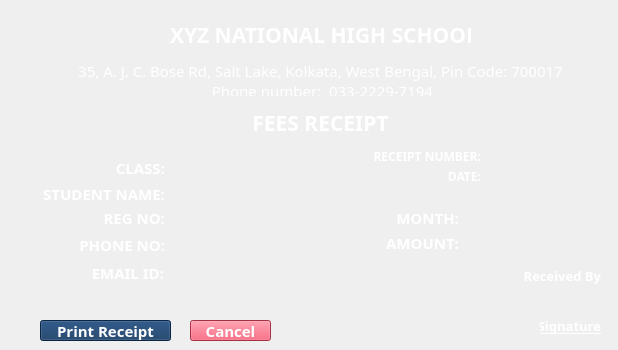
    <widget class="QWidget" name="tab_9">
     <attribute name="title">
      <string>Print Receipt</string>
     </attribute>
     <widget class="QLabel" name="label_83">
      <property name="geometry">
       <rect>
        <x>60</x>
        <y>60</y>
        <width>521</width>
        <height>22</height>
       </rect>
      </property>
      <property name="font">
       <font>
        <family>Poppins</family>
        <pointsize>11</pointsize>
        <weight>50</weight>
        <italic>false</italic>
        <bold>false</bold>
        <kerning>true</kerning>
       </font>
      </property>
      <property name="layoutDirection">
       <enum>Qt::LeftToRight</enum>
      </property>
      <property name="styleSheet">
       <string notr="true">color: rgb(255, 255, 255);</string>
      </property>
      <property name="text">
       <string>35, A. J. C. Bose Rd, Salt Lake, Kolkata, West Bengal, Pin Code: 700017</string>
      </property>
      <property name="scaledContents">
       <bool>true</bool>
      </property>
      <property name="alignment">
       <set>Qt::AlignCenter</set>
      </property>
      <property name="wordWrap">
       <bool>true</bool>
      </property>
     </widget>
     <widget class="QLabel" name="label_84">
      <property name="geometry">
       <rect>
        <x>170</x>
        <y>20</y>
        <width>301</width>
        <height>29</height>
       </rect>
      </property>
      <property name="font">
       <font>
        <family>Poppins</family>
        <pointsize>16</pointsize>
        <weight>75</weight>
        <bold>true</bold>
        <kerning>true</kerning>
       </font>
      </property>
      <property name="layoutDirection">
       <enum>Qt::LeftToRight</enum>
      </property>
      <property name="styleSheet">
       <string notr="true">color: rgb(255, 255, 255);</string>
      </property>
      <property name="text">
       <string>XYZ NATIONAL HIGH SCHOOL</string>
      </property>
      <property name="scaledContents">
       <bool>true</bool>
      </property>
      <property name="alignment">
       <set>Qt::AlignLeading|Qt::AlignLeft|Qt::AlignVCenter</set>
      </property>
     </widget>
     <widget class="QLabel" name="label_85">
      <property name="geometry">
       <rect>
        <x>170</x>
        <y>115</y>
        <width>301</width>
        <height>16</height>
       </rect>
      </property>
      <property name="font">
       <font>
        <family>Poppins</family>
        <pointsize>16</pointsize>
        <weight>75</weight>
        <bold>true</bold>
        <kerning>true</kerning>
       </font>
      </property>
      <property name="layoutDirection">
       <enum>Qt::LeftToRight</enum>
      </property>
      <property name="styleSheet">
       <string notr="true">color: rgb(255, 255, 255);</string>
      </property>
      <property name="text">
       <string>FEES RECEIPT</string>
      </property>
      <property name="scaledContents">
       <bool>true</bool>
      </property>
      <property name="alignment">
       <set>Qt::AlignCenter</set>
      </property>
     </widget>
     <widget class="QLabel" name="label_86">
      <property name="geometry">
       <rect>
        <x>360</x>
        <y>148</y>
        <width>121</width>
        <height>17</height>
       </rect>
      </property>
      <property name="font">
       <font>
        <family>Poppins</family>
        <pointsize>9</pointsize>
        <weight>75</weight>
        <italic>false</italic>
        <bold>true</bold>
        <kerning>true</kerning>
       </font>
      </property>
      <property name="layoutDirection">
       <enum>Qt::LeftToRight</enum>
      </property>
      <property name="styleSheet">
       <string notr="true">color: rgb(255, 255, 255);</string>
      </property>
      <property name="text">
       <string>RECEIPT NUMBER:</string>
      </property>
      <property name="scaledContents">
       <bool>true</bool>
      </property>
      <property name="alignment">
       <set>Qt::AlignRight|Qt::AlignTrailing|Qt::AlignVCenter</set>
      </property>
     </widget>
     <widget class="QLabel" name="label_87">
      <property name="geometry">
       <rect>
        <x>370</x>
        <y>168</y>
        <width>111</width>
        <height>17</height>
       </rect>
      </property>
      <property name="font">
       <font>
        <family>Poppins</family>
        <pointsize>9</pointsize>
        <weight>75</weight>
        <italic>false</italic>
        <bold>true</bold>
        <kerning>true</kerning>
       </font>
      </property>
      <property name="layoutDirection">
       <enum>Qt::LeftToRight</enum>
      </property>
      <property name="styleSheet">
       <string notr="true">color: rgb(255, 255, 255);</string>
      </property>
      <property name="text">
       <string>DATE:</string>
      </property>
      <property name="scaledContents">
       <bool>true</bool>
      </property>
      <property name="alignment">
       <set>Qt::AlignRight|Qt::AlignTrailing|Qt::AlignVCenter</set>
      </property>
     </widget>
     <widget class="QLabel" name="l81">
      <property name="geometry">
       <rect>
        <x>490</x>
        <y>148</y>
        <width>111</width>
        <height>17</height>
       </rect>
      </property>
      <property name="font">
       <font>
        <family>Poppins</family>
        <pointsize>9</pointsize>
        <weight>50</weight>
        <italic>false</italic>
        <bold>false</bold>
        <kerning>true</kerning>
       </font>
      </property>
      <property name="layoutDirection">
       <enum>Qt::LeftToRight</enum>
      </property>
      <property name="styleSheet">
       <string notr="true">color: rgb(255, 255, 255);</string>
      </property>
      <property name="text">
       <string>&lt;RECEIPT NUMBER&gt;</string>
      </property>
      <property name="scaledContents">
       <bool>true</bool>
      </property>
      <property name="alignment">
       <set>Qt::AlignLeading|Qt::AlignLeft|Qt::AlignVCenter</set>
      </property>
     </widget>
     <widget class="QLabel" name="l82">
      <property name="geometry">
       <rect>
        <x>490</x>
        <y>168</y>
        <width>111</width>
        <height>17</height>
       </rect>
      </property>
      <property name="font">
       <font>
        <family>Poppins</family>
        <pointsize>9</pointsize>
        <weight>50</weight>
        <italic>false</italic>
        <bold>false</bold>
        <kerning>true</kerning>
       </font>
      </property>
      <property name="layoutDirection">
       <enum>Qt::LeftToRight</enum>
      </property>
      <property name="styleSheet">
       <string notr="true">color: rgb(255, 255, 255);</string>
      </property>
      <property name="text">
       <string>&lt;DATE&gt;</string>
      </property>
      <property name="scaledContents">
       <bool>true</bool>
      </property>
      <property name="alignment">
       <set>Qt::AlignLeading|Qt::AlignLeft|Qt::AlignVCenter</set>
      </property>
     </widget>
     <widget class="QLabel" name="l83">
      <property name="geometry">
       <rect>
        <x>178</x>
        <y>186</y>
        <width>170</width>
        <height>15</height>
       </rect>
      </property>
      <property name="font">
       <font>
        <family>Poppins</family>
        <pointsize>11</pointsize>
        <weight>50</weight>
        <italic>false</italic>
        <bold>false</bold>
        <kerning>true</kerning>
       </font>
      </property>
      <property name="layoutDirection">
       <enum>Qt::LeftToRight</enum>
      </property>
      <property name="styleSheet">
       <string notr="true">color: rgb(255, 255, 255);</string>
      </property>
      <property name="text">
       <string>&lt;STUDENT NAME&gt;</string>
      </property>
      <property name="scaledContents">
       <bool>true</bool>
      </property>
      <property name="alignment">
       <set>Qt::AlignLeading|Qt::AlignLeft|Qt::AlignVCenter</set>
      </property>
     </widget>
     <widget class="QLabel" name="label_91">
      <property name="geometry">
       <rect>
        <x>35</x>
        <y>186</y>
        <width>130</width>
        <height>15</height>
       </rect>
      </property>
      <property name="font">
       <font>
        <family>Poppins</family>
        <pointsize>11</pointsize>
        <weight>75</weight>
        <italic>false</italic>
        <bold>true</bold>
        <kerning>true</kerning>
       </font>
      </property>
      <property name="layoutDirection">
       <enum>Qt::LeftToRight</enum>
      </property>
      <property name="styleSheet">
       <string notr="true">color: rgb(255, 255, 255);</string>
      </property>
      <property name="text">
       <string>STUDENT NAME:</string>
      </property>
      <property name="scaledContents">
       <bool>true</bool>
      </property>
      <property name="alignment">
       <set>Qt::AlignRight|Qt::AlignTrailing|Qt::AlignVCenter</set>
      </property>
     </widget>
     <widget class="QLabel" name="l85">
      <property name="geometry">
       <rect>
        <x>468</x>
        <y>208</y>
        <width>141</width>
        <height>15</height>
       </rect>
      </property>
      <property name="font">
       <font>
        <family>Poppins</family>
        <pointsize>11</pointsize>
        <weight>50</weight>
        <italic>false</italic>
        <bold>false</bold>
        <kerning>true</kerning>
       </font>
      </property>
      <property name="layoutDirection">
       <enum>Qt::LeftToRight</enum>
      </property>
      <property name="styleSheet">
       <string notr="true">color: rgb(255, 255, 255);</string>
      </property>
      <property name="text">
       <string>&lt;MONTH NAME&gt;</string>
      </property>
      <property name="scaledContents">
       <bool>true</bool>
      </property>
      <property name="alignment">
       <set>Qt::AlignLeading|Qt::AlignLeft|Qt::AlignVCenter</set>
      </property>
     </widget>
     <widget class="QLabel" name="label_93">
      <property name="geometry">
       <rect>
        <x>388</x>
        <y>208</y>
        <width>71</width>
        <height>20</height>
       </rect>
      </property>
      <property name="font">
       <font>
        <family>Poppins</family>
        <pointsize>11</pointsize>
        <weight>75</weight>
        <italic>false</italic>
        <bold>true</bold>
        <kerning>true</kerning>
       </font>
      </property>
      <property name="layoutDirection">
       <enum>Qt::LeftToRight</enum>
      </property>
      <property name="styleSheet">
       <string notr="true">color: rgb(255, 255, 255);</string>
      </property>
      <property name="text">
       <string>MONTH:</string>
      </property>
      <property name="scaledContents">
       <bool>true</bool>
      </property>
      <property name="alignment">
       <set>Qt::AlignRight|Qt::AlignTrailing|Qt::AlignVCenter</set>
      </property>
     </widget>
     <widget class="QLabel" name="label_94">
      <property name="geometry">
       <rect>
        <x>378</x>
        <y>235</y>
        <width>81</width>
        <height>16</height>
       </rect>
      </property>
      <property name="font">
       <font>
        <family>Poppins</family>
        <pointsize>11</pointsize>
        <weight>75</weight>
        <italic>false</italic>
        <bold>true</bold>
        <kerning>true</kerning>
       </font>
      </property>
      <property name="layoutDirection">
       <enum>Qt::LeftToRight</enum>
      </property>
      <property name="styleSheet">
       <string notr="true">color: rgb(255, 255, 255);</string>
      </property>
      <property name="text">
       <string>AMOUNT:</string>
      </property>
      <property name="scaledContents">
       <bool>true</bool>
      </property>
      <property name="alignment">
       <set>Qt::AlignRight|Qt::AlignTrailing|Qt::AlignVCenter</set>
      </property>
     </widget>
     <widget class="QLabel" name="l84">
      <property name="geometry">
       <rect>
        <x>468</x>
        <y>235</y>
        <width>131</width>
        <height>16</height>
       </rect>
      </property>
      <property name="font">
       <font>
        <family>Poppins</family>
        <pointsize>11</pointsize>
        <weight>50</weight>
        <italic>false</italic>
        <bold>false</bold>
        <kerning>true</kerning>
       </font>
      </property>
      <property name="layoutDirection">
       <enum>Qt::LeftToRight</enum>
      </property>
      <property name="styleSheet">
       <string notr="true">color: rgb(255, 255, 255);</string>
      </property>
      <property name="text">
       <string>&lt;AMOUNT&gt;</string>
      </property>
      <property name="scaledContents">
       <bool>true</bool>
      </property>
      <property name="alignment">
       <set>Qt::AlignLeading|Qt::AlignLeft|Qt::AlignVCenter</set>
      </property>
     </widget>
     <widget class="QPushButton" name="b81">
      <property name="geometry">
       <rect>
        <x>40</x>
        <y>320</y>
        <width>131</width>
        <height>21</height>
       </rect>
      </property>
      <property name="font">
       <font>
        <family>Poppins</family>
        <pointsize>11</pointsize>
        <weight>75</weight>
        <bold>true</bold>
       </font>
      </property>
      <property name="styleSheet">
       <string notr="true">background-color: rgb(15, 52, 96);
color: rgb(255, 255, 255);</string>
      </property>
      <property name="text">
       <string>Print Receipt</string>
      </property>
     </widget>
     <widget class="QLabel" name="label_96">
      <property name="geometry">
       <rect>
        <x>460</x>
        <y>260</y>
        <width>141</width>
        <height>31</height>
       </rect>
      </property>
      <property name="font">
       <font>
        <family>Poppins</family>
        <pointsize>10</pointsize>
        <weight>75</weight>
        <italic>false</italic>
        <bold>true</bold>
        <kerning>true</kerning>
       </font>
      </property>
      <property name="layoutDirection">
       <enum>Qt::LeftToRight</enum>
      </property>
      <property name="styleSheet">
       <string notr="true">color: rgb(255, 255, 255);</string>
      </property>
      <property name="text">
       <string>Received By</string>
      </property>
      <property name="scaledContents">
       <bool>true</bool>
      </property>
      <property name="alignment">
       <set>Qt::AlignRight|Qt::AlignTrailing|Qt::AlignVCenter</set>
      </property>
      <property name="wordWrap">
       <bool>true</bool>
      </property>
     </widget>
     <widget class="QPushButton" name="b82">
      <property name="geometry">
       <rect>
        <x>190</x>
        <y>320</y>
        <width>81</width>
        <height>21</height>
       </rect>
      </property>
      <property name="font">
       <font>
        <family>Poppins</family>
        <pointsize>11</pointsize>
        <weight>75</weight>
        <bold>true</bold>
       </font>
      </property>
      <property name="styleSheet">
       <string notr="true">background-color: rgb(233, 69, 96);
color: rgb(255, 255, 255);</string>
      </property>
      <property name="text">
       <string>Cancel</string>
      </property>
     </widget>
     <widget class="QLabel" name="l86">
      <property name="geometry">
       <rect>
        <x>176</x>
        <y>210</y>
        <width>170</width>
        <height>15</height>
       </rect>
      </property>
      <property name="font">
       <font>
        <family>Poppins</family>
        <pointsize>11</pointsize>
        <weight>50</weight>
        <italic>false</italic>
        <bold>false</bold>
        <kerning>true</kerning>
       </font>
      </property>
      <property name="layoutDirection">
       <enum>Qt::LeftToRight</enum>
      </property>
      <property name="styleSheet">
       <string notr="true">color: rgb(255, 255, 255);</string>
      </property>
      <property name="text">
       <string>&lt;REG NO&gt;</string>
      </property>
      <property name="scaledContents">
       <bool>true</bool>
      </property>
      <property name="alignment">
       <set>Qt::AlignLeading|Qt::AlignLeft|Qt::AlignVCenter</set>
      </property>
     </widget>
     <widget class="QLabel" name="label_172">
      <property name="geometry">
       <rect>
        <x>33</x>
        <y>210</y>
        <width>132</width>
        <height>15</height>
       </rect>
      </property>
      <property name="font">
       <font>
        <family>Poppins</family>
        <pointsize>11</pointsize>
        <weight>75</weight>
        <italic>false</italic>
        <bold>true</bold>
        <kerning>true</kerning>
       </font>
      </property>
      <property name="layoutDirection">
       <enum>Qt::LeftToRight</enum>
      </property>
      <property name="styleSheet">
       <string notr="true">color: rgb(255, 255, 255);</string>
      </property>
      <property name="text">
       <string>REG NO:</string>
      </property>
      <property name="scaledContents">
       <bool>true</bool>
      </property>
      <property name="alignment">
       <set>Qt::AlignRight|Qt::AlignTrailing|Qt::AlignVCenter</set>
      </property>
     </widget>
     <widget class="QLabel" name="l87">
      <property name="geometry">
       <rect>
        <x>173</x>
        <y>237</y>
        <width>170</width>
        <height>15</height>
       </rect>
      </property>
      <property name="font">
       <font>
        <family>Poppins</family>
        <pointsize>11</pointsize>
        <weight>50</weight>
        <italic>false</italic>
        <bold>false</bold>
        <kerning>true</kerning>
       </font>
      </property>
      <property name="layoutDirection">
       <enum>Qt::LeftToRight</enum>
      </property>
      <property name="styleSheet">
       <string notr="true">color: rgb(255, 255, 255);</string>
      </property>
      <property name="text">
       <string>&lt;PHONE NO&gt;</string>
      </property>
      <property name="scaledContents">
       <bool>true</bool>
      </property>
      <property name="alignment">
       <set>Qt::AlignLeading|Qt::AlignLeft|Qt::AlignVCenter</set>
      </property>
     </widget>
     <widget class="QLabel" name="label_173">
      <property name="geometry">
       <rect>
        <x>30</x>
        <y>237</y>
        <width>135</width>
        <height>15</height>
       </rect>
      </property>
      <property name="font">
       <font>
        <family>Poppins</family>
        <pointsize>11</pointsize>
        <weight>75</weight>
        <italic>false</italic>
        <bold>true</bold>
        <kerning>true</kerning>
       </font>
      </property>
      <property name="layoutDirection">
       <enum>Qt::LeftToRight</enum>
      </property>
      <property name="styleSheet">
       <string notr="true">color: rgb(255, 255, 255);</string>
      </property>
      <property name="text">
       <string>PHONE NO:</string>
      </property>
      <property name="scaledContents">
       <bool>true</bool>
      </property>
      <property name="alignment">
       <set>Qt::AlignRight|Qt::AlignTrailing|Qt::AlignVCenter</set>
      </property>
     </widget>
     <widget class="QLabel" name="label_174">
      <property name="geometry">
       <rect>
        <x>27</x>
        <y>265</y>
        <width>137</width>
        <height>15</height>
       </rect>
      </property>
      <property name="font">
       <font>
        <family>Poppins</family>
        <pointsize>11</pointsize>
        <weight>75</weight>
        <italic>false</italic>
        <bold>true</bold>
        <kerning>true</kerning>
       </font>
      </property>
      <property name="layoutDirection">
       <enum>Qt::LeftToRight</enum>
      </property>
      <property name="styleSheet">
       <string notr="true">color: rgb(255, 255, 255);</string>
      </property>
      <property name="text">
       <string>EMAIL ID:</string>
      </property>
      <property name="scaledContents">
       <bool>true</bool>
      </property>
      <property name="alignment">
       <set>Qt::AlignRight|Qt::AlignTrailing|Qt::AlignVCenter</set>
      </property>
     </widget>
     <widget class="QLabel" name="l88">
      <property name="geometry">
       <rect>
        <x>170</x>
        <y>263</y>
        <width>170</width>
        <height>18</height>
       </rect>
      </property>
      <property name="font">
       <font>
        <family>Poppins</family>
        <pointsize>11</pointsize>
        <weight>50</weight>
        <italic>false</italic>
        <bold>false</bold>
        <kerning>true</kerning>
       </font>
      </property>
      <property name="layoutDirection">
       <enum>Qt::LeftToRight</enum>
      </property>
      <property name="styleSheet">
       <string notr="true">color: rgb(255, 255, 255);</string>
      </property>
      <property name="text">
       <string>&lt;EMAIL ID&gt;</string>
      </property>
      <property name="scaledContents">
       <bool>true</bool>
      </property>
      <property name="alignment">
       <set>Qt::AlignLeading|Qt::AlignLeft|Qt::AlignVCenter</set>
      </property>
     </widget>
     <widget class="QLabel" name="l89">
      <property name="geometry">
       <rect>
        <x>173</x>
        <y>160</y>
        <width>170</width>
        <height>15</height>
       </rect>
      </property>
      <property name="font">
       <font>
        <family>Poppins</family>
        <pointsize>11</pointsize>
        <weight>50</weight>
        <italic>false</italic>
        <bold>false</bold>
        <kerning>true</kerning>
       </font>
      </property>
      <property name="layoutDirection">
       <enum>Qt::LeftToRight</enum>
      </property>
      <property name="styleSheet">
       <string notr="true">color: rgb(255, 255, 255);</string>
      </property>
      <property name="text">
       <string>&lt;STANDARD&gt;</string>
      </property>
      <property name="scaledContents">
       <bool>true</bool>
      </property>
      <property name="alignment">
       <set>Qt::AlignLeading|Qt::AlignLeft|Qt::AlignVCenter</set>
      </property>
     </widget>
     <widget class="QLabel" name="label_175">
      <property name="geometry">
       <rect>
        <x>30</x>
        <y>160</y>
        <width>135</width>
        <height>15</height>
       </rect>
      </property>
      <property name="font">
       <font>
        <family>Poppins</family>
        <pointsize>11</pointsize>
        <weight>75</weight>
        <italic>false</italic>
        <bold>true</bold>
        <kerning>true</kerning>
       </font>
      </property>
      <property name="layoutDirection">
       <enum>Qt::LeftToRight</enum>
      </property>
      <property name="styleSheet">
       <string notr="true">color: rgb(255, 255, 255);</string>
      </property>
      <property name="text">
       <string>CLASS:</string>
      </property>
      <property name="scaledContents">
       <bool>true</bool>
      </property>
      <property name="alignment">
       <set>Qt::AlignRight|Qt::AlignTrailing|Qt::AlignVCenter</set>
      </property>
     </widget>
     <widget class="QLabel" name="label_97">
      <property name="geometry">
       <rect>
        <x>540</x>
        <y>310</y>
        <width>61</width>
        <height>31</height>
       </rect>
      </property>
      <property name="font">
       <font>
        <family>Poppins</family>
        <pointsize>10</pointsize>
        <weight>75</weight>
        <italic>false</italic>
        <bold>true</bold>
        <underline>true</underline>
        <kerning>true</kerning>
       </font>
      </property>
      <property name="layoutDirection">
       <enum>Qt::LeftToRight</enum>
      </property>
      <property name="styleSheet">
       <string notr="true">color: rgb(255, 255, 255);</string>
      </property>
      <property name="text">
       <string>Signature</string>
      </property>
      <property name="scaledContents">
       <bool>true</bool>
      </property>
      <property name="alignment">
       <set>Qt::AlignRight|Qt::AlignTrailing|Qt::AlignVCenter</set>
      </property>
      <property name="wordWrap">
       <bool>true</bool>
      </property>
     </widget>
     <widget class="QLabel" name="label_88">
      <property name="geometry">
       <rect>
        <x>60</x>
        <y>85</y>
        <width>521</width>
        <height>11</height>
       </rect>
      </property>
      <property name="font">
       <font>
        <family>Poppins</family>
        <pointsize>11</pointsize>
        <weight>50</weight>
        <italic>false</italic>
        <bold>false</bold>
        <kerning>true</kerning>
       </font>
      </property>
      <property name="layoutDirection">
       <enum>Qt::LeftToRight</enum>
      </property>
      <property name="styleSheet">
       <string notr="true">color: rgb(255, 255, 255);</string>
      </property>
      <property name="text">
       <string> Phone number:  033-2229-7194</string>
      </property>
      <property name="scaledContents">
       <bool>true</bool>
      </property>
      <property name="alignment">
       <set>Qt::AlignCenter</set>
      </property>
      <property name="wordWrap">
       <bool>true</bool>
      </property>
     </widget>
    </widget>
